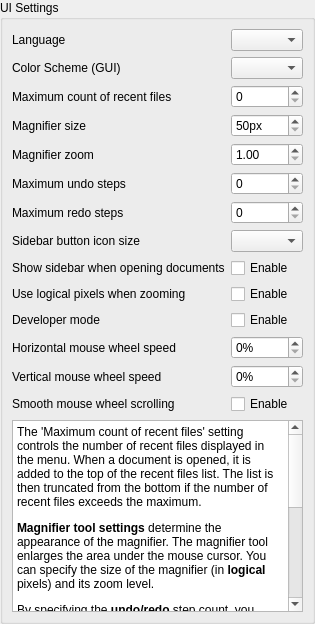
       <widget class="QWidget" name="uiPage">
        <layout class="QVBoxLayout" name="uiPageLayout">
         <property name="leftMargin">
          <number>0</number>
         </property>
         <property name="topMargin">
          <number>0</number>
         </property>
         <property name="rightMargin">
          <number>0</number>
         </property>
         <property name="bottomMargin">
          <number>0</number>
         </property>
         <item>
          <widget class="QGroupBox" name="uiGroupBox">
           <property name="title">
            <string>UI Settings</string>
           </property>
           <layout class="QVBoxLayout" name="verticalLayout_4" stretch="0,1">
            <item>
             <layout class="QGridLayout" name="uiGroupBoxLayout">
              <item row="6" column="0">
               <widget class="QLabel" name="maximumRedoStepsLabel">
                <property name="text">
                 <string>Maximum redo steps</string>
                </property>
               </widget>
              </item>
              <item row="5" column="1">
               <widget class="QSpinBox" name="maximumUndoStepsEdit">
                <property name="maximum">
                 <number>20</number>
                </property>
               </widget>
              </item>
              <item row="10" column="1">
               <widget class="QCheckBox" name="developerModeCheckBox">
                <property name="text">
                 <string>Enable</string>
                </property>
               </widget>
              </item>
              <item row="6" column="1">
               <widget class="QSpinBox" name="maximumRedoStepsEdit">
                <property name="maximum">
                 <number>20</number>
                </property>
               </widget>
              </item>
              <item row="4" column="0">
               <widget class="QLabel" name="magnifierZoomLabel">
                <property name="text">
                 <string>Magnifier zoom</string>
                </property>
               </widget>
              </item>
              <item row="7" column="0">
               <widget class="QLabel" name="sidebarButtonIconSizeLabel">
                <property name="text">
                 <string>Sidebar button icon size</string>
                </property>
               </widget>
              </item>
              <item row="3" column="0">
               <widget class="QLabel" name="magnifierSizeLabel">
                <property name="text">
                 <string>Magnifier size</string>
                </property>
               </widget>
              </item>
              <item row="4" column="1">
               <widget class="QDoubleSpinBox" name="magnifierZoomEdit">
                <property name="minimum">
                 <double>1.000000000000000</double>
                </property>
                <property name="maximum">
                 <double>10.000000000000000</double>
                </property>
               </widget>
              </item>
              <item row="5" column="0">
               <widget class="QLabel" name="maximumUndoStepsLabel">
                <property name="text">
                 <string>Maximum undo steps</string>
                </property>
               </widget>
              </item>
              <item row="2" column="0">
               <widget class="QLabel" name="maximumRecentFileCountLabel">
                <property name="text">
                 <string>Maximum count of recent files</string>
                </property>
               </widget>
              </item>
              <item row="7" column="1">
               <widget class="QComboBox" name="sidebarButtonIconSizeComboBox"/>
              </item>
              <item row="3" column="1">
               <widget class="QSpinBox" name="magnifierSizeEdit">
                <property name="suffix">
                 <string>px</string>
                </property>
                <property name="minimum">
                 <number>50</number>
                </property>
                <property name="maximum">
                 <number>1000</number>
                </property>
               </widget>
              </item>
              <item row="1" column="1">
               <widget class="QComboBox" name="colorSchemeCombo"/>
              </item>
              <item row="1" column="0">
               <widget class="QLabel" name="colorSchemeLabel">
                <property name="text">
                 <string>Color Scheme (GUI)</string>
                </property>
               </widget>
              </item>
              <item row="2" column="1">
               <widget class="QSpinBox" name="maximumRecentFileCountEdit"/>
              </item>
              <item row="8" column="0">
               <widget class="QLabel" name="showSidebarOnDocumentOpenLabel">
                <property name="text">
                 <string>Show sidebar when opening documents</string>
                </property>
               </widget>
              </item>
              <item row="8" column="1">
               <widget class="QCheckBox" name="showSidebarOnDocumentOpenCheckBox">
                <property name="text">
                 <string>Enable</string>
                </property>
               </widget>
              </item>
              <item row="9" column="0">
               <widget class="QLabel" name="logicalPixelZoomLabel">
                <property name="text">
                 <string>Use logical pixels when zooming</string>
                </property>
               </widget>
              </item>
              <item row="9" column="1">
               <widget class="QCheckBox" name="logicalPixelZoomCheckBox">
                <property name="text">
                 <string>Enable</string>
                </property>
               </widget>
              </item>
              <item row="10" column="0">
               <widget class="QLabel" name="developerModeLabel">
                <property name="text">
                 <string>Developer mode</string>
                </property>
               </widget>
              </item>
              <item row="13" column="0">
               <widget class="QLabel" name="smoothMiddleMouseScrollingLabel">
                <property name="text">
                 <string>Smooth mouse wheel scrolling</string>
                </property>
               </widget>
              </item>
              <item row="0" column="0">
               <widget class="QLabel" name="languageLabel">
                <property name="text">
                 <string>Language</string>
                </property>
               </widget>
              </item>
              <item row="0" column="1">
               <widget class="QComboBox" name="languageCombo"/>
              </item>
              <item row="13" column="1">
               <widget class="QCheckBox" name="smoothMiddleMouseScrollingCheckBox">
                <property name="text">
                 <string>Enable</string>
                </property>
               </widget>
              </item>
              <item row="11" column="0">
               <widget class="QLabel" name="horizontalMouseWheelScrollSpeedLabel">
                <property name="text">
                 <string>Horizontal mouse wheel speed</string>
                </property>
               </widget>
              </item>
              <item row="11" column="1">
               <widget class="QSpinBox" name="horizontalMouseWheelScrollSpeedEdit">
                <property name="suffix">
                 <string>%</string>
                </property>
               </widget>
              </item>
              <item row="12" column="0">
               <widget class="QLabel" name="verticalMouseWheelScrollSpeedLabel">
                <property name="text">
                 <string>Vertical mouse wheel speed</string>
                </property>
               </widget>
              </item>
              <item row="12" column="1">
               <widget class="QSpinBox" name="verticalMouseWheelScrollSpeedEdit">
                <property name="suffix">
                 <string>%</string>
                </property>
               </widget>
              </item>
             </layout>
            </item>
            <item>
             <widget class="QTextBrowser" name="uiHelpTextBrowser">
              <property name="html">
               <string>&lt;!DOCTYPE HTML PUBLIC &quot;-//W3C//DTD HTML 4.0//EN&quot; &quot;http://www.w3.org/TR/REC-html40/strict.dtd&quot;&gt;
&lt;html&gt;&lt;head&gt;&lt;meta name=&quot;qrichtext&quot; content=&quot;1&quot; /&gt;&lt;meta charset=&quot;utf-8&quot; /&gt;&lt;style type=&quot;text/css&quot;&gt;
p, li { white-space: pre-wrap; }
hr { height: 1px; border-width: 0; }
li.unchecked::marker { content: &quot;\2610&quot;; }
li.checked::marker { content: &quot;\2612&quot;; }
&lt;/style&gt;&lt;/head&gt;&lt;body style=&quot; font-family:'Segoe UI'; font-size:9pt; font-weight:400; font-style:normal;&quot;&gt;
&lt;p style=&quot; margin-top:12px; margin-bottom:12px; margin-left:0px; margin-right:0px; -qt-block-indent:0; text-indent:0px;&quot;&gt;The 'Maximum count of recent files' setting controls the number of recent files displayed in the menu. When a document is opened, it is added to the top of the recent files list. The list is then truncated from the bottom if the number of recent files exceeds the maximum. &lt;/p&gt;
&lt;p style=&quot; margin-top:12px; margin-bottom:12px; margin-left:0px; margin-right:0px; -qt-block-indent:0; text-indent:0px;&quot;&gt;&lt;span style=&quot; font-weight:600;&quot;&gt;Magnifier tool settings&lt;/span&gt; determine the appearance of the magnifier. The magnifier tool enlarges the area under the mouse cursor. You can specify the size of the magnifier (in &lt;span style=&quot; font-weight:600;&quot;&gt;logical&lt;/span&gt; pixels) and its zoom level. &lt;/p&gt;
&lt;p style=&quot; margin-top:12px; margin-bottom:12px; margin-left:0px; margin-right:0px; -qt-block-indent:0; text-indent:0px;&quot;&gt;By specifying the &lt;span style=&quot; font-weight:600;&quot;&gt;undo/redo&lt;/span&gt; step count, you control the number of undo/redo steps available during document editing. Setting the maximum undo step count to zero disables the undo/redo function. You can also set a nonzero undo step count and a zero redo step count, which would make only undo actions available, with redo actions disabled. Changes are optimized for memory usage, so each undo/redo step shares unmodified objects with others. This means that, roughly speaking, making 10 modifications to a 50 MB document may consume around 51 MB of memory. Actual memory usage depends on the extent of the changes but is usually minimal as changes typically affect a small number of objects (for example, editing a form field or modifying an annotation). &lt;/p&gt;&lt;/body&gt;&lt;/html&gt;</string>
              </property>
             </widget>
            </item>
           </layout>
          </widget>
         </item>
        </layout>
       </widget>
